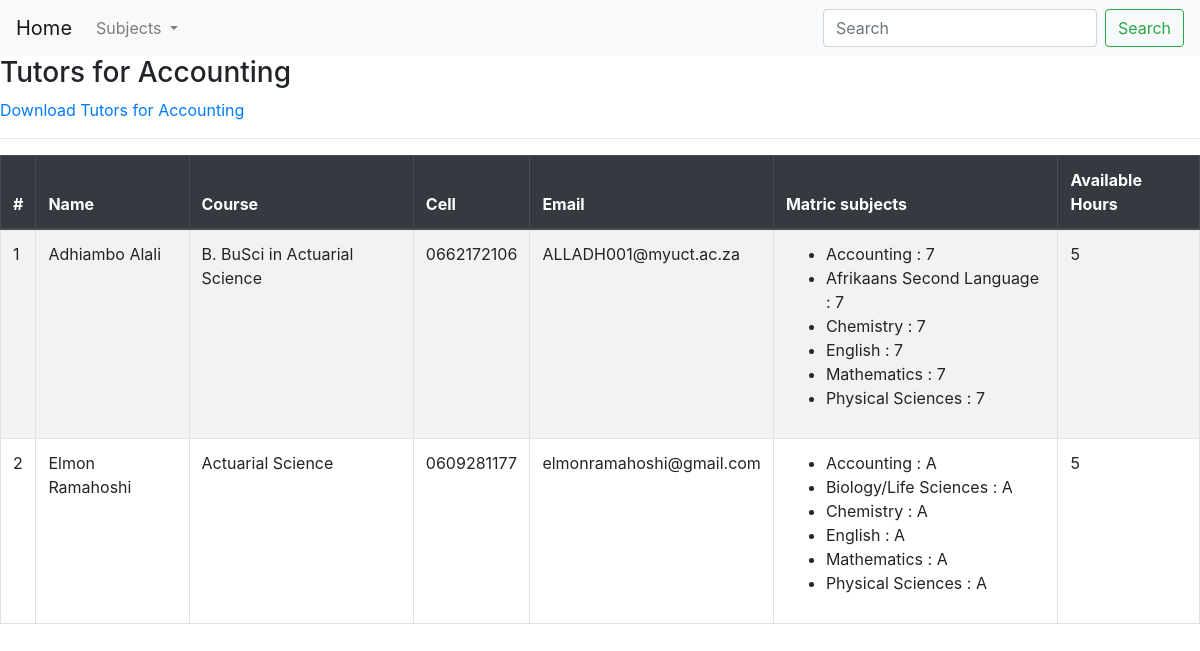
Screenshot of /getTutors/Accounting/ with the database file from the repository.
### tutors/models.py (models this page shows)
class Tutor(models.Model):
    name = models.CharField(max_length=256)
    surname = models.CharField(max_length=256)
    address = models.CharField(max_length=256)
    cell = models.CharField(max_length=128)
    email = models.EmailField()
    id_or_passport = models.CharField(max_length=256)
    academic_year = models.CharField(max_length=64)
    degree_or_major = models.CharField(max_length=128)
    number_of_hours = models.CharField(max_length=16)
    Accounting = models.CharField(max_length=3, default="NA")
    Afrikaans_Second_Language = models.CharField(max_length=3, default="NA")
    Biology_or_Life_Sciences = models.CharField(max_length=3, default="NA")
    Business = models.CharField(max_length=3, default="NA")
    Chemistry = models.CharField(max_length=3, default="NA")
    Economics = models.CharField(max_length=3, default="NA")
    English = models.CharField(max_length=3, default="NA")
    Geography = models.CharField(max_length=3, default="NA")
    History = models.CharField(max_length=3, default="NA")
    ICT = models.CharField(max_length=3, default="NA")
    isiXhosa = models.CharField(max_length=3, default="NA")
    Mathematics = models.CharField(max_length=3, default="NA")
    Mathematics_AP = models.CharField(max_length=3, default="NA")
    Physical_Sciences = models.CharField(max_length=3, default="NA")
    Other_1 = models.CharField(max_length=256, default="NA")
    Other_2 = models.CharField(max_length=256, default="NA")
    def __str__(self):
        return self.name +" "+self.surname

### tutors/views.py (the view)
# urls.py: path('getTutors/<str:subject>/', FilterBySubject, name='bySubject'),
def FilterBySubject(request, subject):
    if (subject=='Accounting'):
        tutors = acc_tutors
    if (subject=='Afrikaans_Second_Language'):
        tutors = afrikaans_tutors
    if (subject=='Biology_or_Life_Sciences'):
        tutors = bio_tutors
    if (subject=='Business'):
        tutors = bus_tutors
    if (subject=='Chemistry'):
        tutors = chem_tutors
    if (subject=='Economics'):
        tutors = eco_tutors
    if (subject=='English'):
        tutors = eng_tutors
    if (subject=='Geography'):
        tutors = geo_tutors
    if (subject=='History'):
        tutors = history_tutors
    if (subject=='ICT'):
        tutors = ICT_tutors
    if (subject=='isiXhosa'):
        tutors = isiXhosa_tutors
    if (subject=='Mathematics'):
        tutors = math_tutors
    if (subject=='Mathematics_AP'):
        tutors = ap_math_tutors
    if (subject=='Physical_Sciences'):
        tutors = physical_tutors
    if len(tutors) != 0:
        return render(request,
                    'tutors/bySubject.html',
                    {'tutors': tutors,
                    'subject': subject,
                     },
                    )
    else:
        return render(request,
                    'tutors/bySubjectNone.html',
                    {'subject': subject,}
                    )

### tutors/templates/tutors/bySubject.html (shortened to what this page needs)
{% extends 'base.html' %}
{% block content %}
    <h3>Tutors for {{ subject }}</h3>
    <a href="{% url 'download-bysubject' subject %}">Download Tutors for {{subject}}</a>
    <hr>
      <table class="table table-bordered table-striped">
        <thead class="thead-dark">
          <tr>
            <th scope="col">#</th>
            <th scope="col">Name</th>
            <th scope="col">Course</th>
            <th scope="col">Cell</th>
            <th scope="col">Email</th>
            <th scope="col">Matric subjects</th>
            <th scope="col">Available Hours</th>
          </tr>
        </thead>
        <tbody>
        {% for tutor in tutors %}
          <tr>
            <td>{{forloop.counter}}</td>
            <td>{{ tutor }}</th>
            <td>{{ tutor.degree_or_major }}</td>
            <td>{{ tutor.cell }}</td>
            <td>{{ tutor.email }}</td>
            <td>
                <ul>
                    {% if tutor.Accounting != 'NA'%}
                    <li>Accounting : {{tutor.Accounting}}</li>
                    {% endif %}
                    {% if tutor.Afrikaans_Second_Language != 'NA'%}
                    <li>Afrikaans Second Language : {{tutor.Afrikaans_Second_Language}}</li>
                    {% endif %}
                    {% if tutor.Biology_or_Life_Sciences != 'NA'%}
                    <li>Biology/Life Sciences : {{tutor.Biology_or_Life_Sciences}}</li>
                    {% endif %}
                    {% if tutor.Chemistry != 'NA'%}
                    <li>Chemistry : {{tutor.Chemistry}}</li>
                    {% endif %}
                    {% if tutor.English != 'NA'%}
                    <li>English : {{tutor.English}}</li>
                    {% endif %}
                    {% if tutor.Mathematics != 'NA'%}
                    <li>Mathematics : {{tutor.Mathematics}}</li>
                    {% endif %}
                    {% if tutor.Physical_Sciences != 'NA'%}
                    <li>Physical Sciences : {{tutor.Physical_Sciences}}</li>
                    {% endif %}
                </ul>
            </td>
            <td>{{tutor.number_of_hours}}</td>
          </tr>
        {% endfor %}
        </tbody>
      </table>
      {% endblock %}

### rows the page displays
Tutor: name+surname "Adhiambo Alali", degree_or_major "B. BuSci in Actuarial Science", cell "0662172106", email "ALLADH001@myuct.ac.za", Accounting "7", Afrikaans_Second_Language "7", Chemistry "7", English "7", Mathematics "7", Physical_Sciences "7", number_of_hours "5"
Tutor: name+surname "Elmon Ramahoshi", degree_or_major "Actuarial Science", cell "0609281177", email "elmonramahoshi@gmail.com", Accounting "A", Biology_or_Life_Sciences "A", Chemistry "A", English "A", Mathematics "A", Physical_Sciences "A", number_of_hours "5"

### other values shown
{{ subject }} "Accounting"
